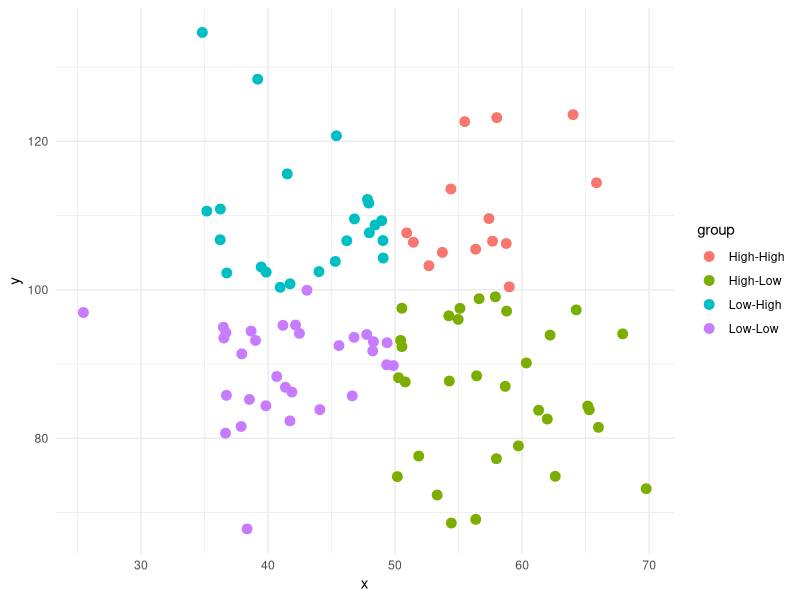

Source code (R):
#Construct a ggplot that categorizes points into multiple groups based on two numeric conditions.
library(ggplot2)
df <- data.frame(x = rnorm(100, 50, 10), y = rnorm(100, 100, 15))
df$group <- ifelse(df$x > 50 & df$y > 100, "High-High",
             ifelse(df$x > 50, "High-Low",
             ifelse(df$y > 100, "Low-High", "Low-Low")))
ggplot(df, aes(x, y, color = group)) +
  geom_point(size = 3) +
  theme_minimal()
